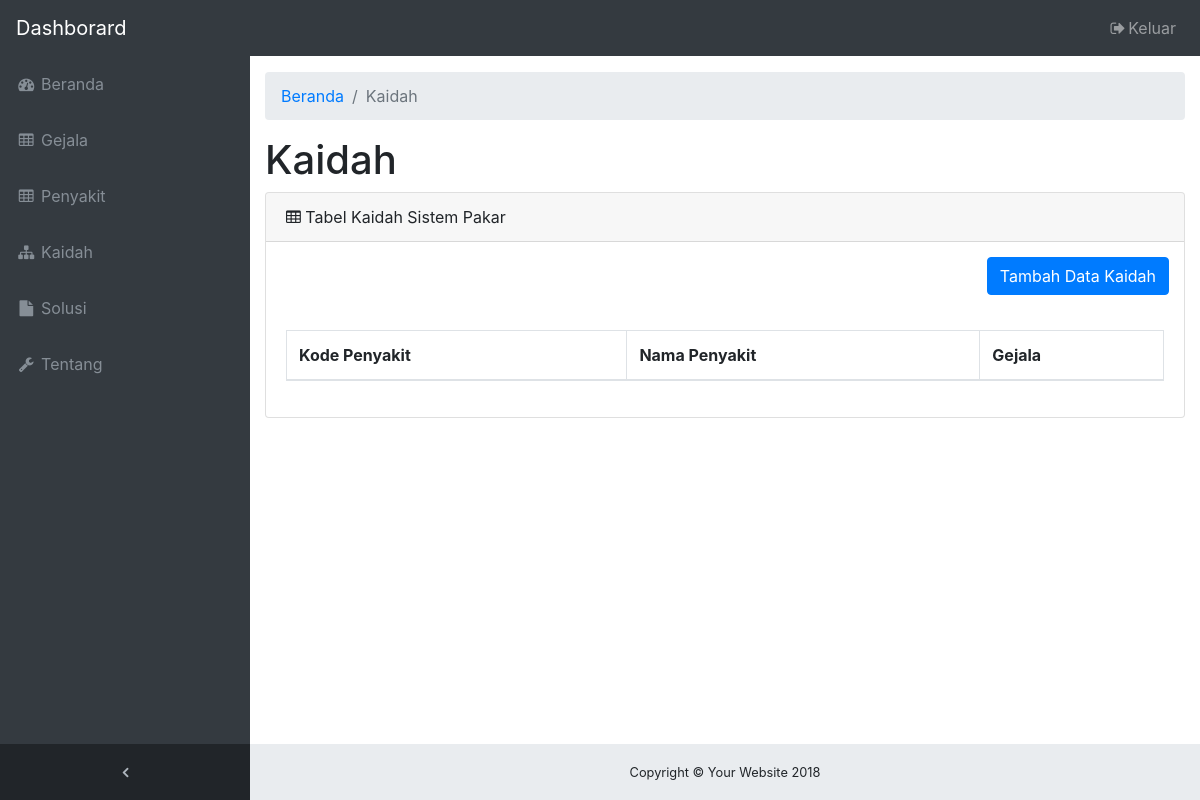
/tampilan_pakar/kaidah.php (signed in), run on an earlier commit of the app's database.
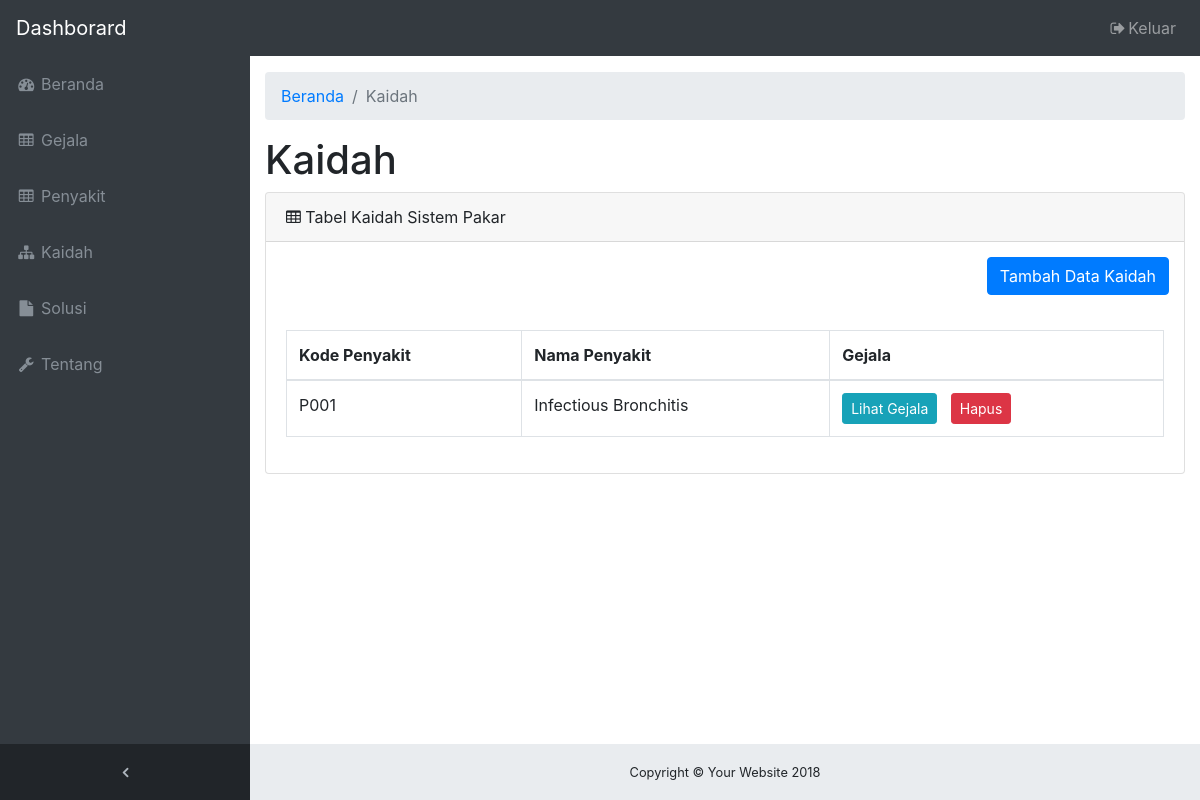
And on a later commit of the database.
### tables this page shows
CREATE TABLE `basis_pengetahuan` (
  `id_pengetahuan` int(5) NOT NULL,
  `kode_penyakit` varchar(4) NOT NULL,
  `kode_gejala` varchar(4) NOT NULL,
  `nilai_belief` float NOT NULL
);

CREATE TABLE `penyakit` (
  `kode_penyakit` varchar(4) NOT NULL,
  `nama_penyakit` varchar(50) NOT NULL
);

### tampilan_pakar/kaidah.php (the view, shortened to what this page needs)
<?php
  include "head.php";
?>
<div class="content-wrapper">
  <div class="container-fluid">
    <ol class="breadcrumb">
      <li class="breadcrumb-item">
        <a href="index.html">Beranda</a>
      </li>
      <li class="breadcrumb-item active">Kaidah</li>
    </ol>
    <div class="row">
      <div class="col-12">
        <h1>Kaidah</h1>
      </div>
    </div>
    <?php
     include "../proses_login/koneksi.php";
     $sql = "select * from basis_pengetahuan group by kode_penyakit order by kode_penyakit";
     $hasil = mysqli_query($konek, $sql);
    ?>
    <div class="card mb-3">
      <div class="card-header">
        <i class="fa fa-table"></i> Tabel Kaidah Sistem Pakar</div>
        <div class="" align="right" style="padding:15px;">
          <button class="btn btn-primary" data-toggle="modal" data-target="#tambah">Tambah Data Kaidah</button>
        </div>
      <div class="card-body">
        <div class="table-responsive">
          <table class="table table-bordered" id="dataTable" width="100%" cellspacing="0">
            <thead>
              <tr>
                <th>Kode Penyakit</th>
                <th>Nama Penyakit</th>
                <th>Gejala</th>
              </tr>
            </thead>
            <tbody>
            <?php while ($row = mysqli_fetch_assoc($hasil)){ ?>
	                 <tr>
			                 <td>
                        <?php echo $row['kode_penyakit'] ?>
                       </td>
                       <td>
                        <?php
                          include "../proses_login/koneksi.php";
                          $sql2 = "select nama_penyakit from penyakit where kode_penyakit='".$row['kode_penyakit']."'";
                          $nama = mysqli_query($konek, $sql2);
                          $tampil = mysqli_fetch_assoc($nama);
                          echo $tampil['nama_penyakit'];
                        ?>
                       </td>
                       <td>
                        <button class="btn btn-info btn-sm" data-toggle="modal" data-target="#kaidah<?php echo $row['kode_penyakit'] ?>">Lihat Gejala</button>&nbsp;&nbsp;
                        <button class="btn btn-danger btn-sm" data-toggle="modal" data-target="#hapus<?php echo $row['kode_penyakit'] ?>">Hapus</button>
                       </td>
                     </tr>
              <?php } ?>
            </tbody>
          </table>
        </div>
      </div>
    </div>
  </div>
</div>
 <?php
    include "footer.php";
  ?>

What changed in the data, as far as the page shows it:
added basis_pengetahuan: kode_penyakit "P001", kode_penyakit.nama_penyakit "Infectious Bronchitis"
